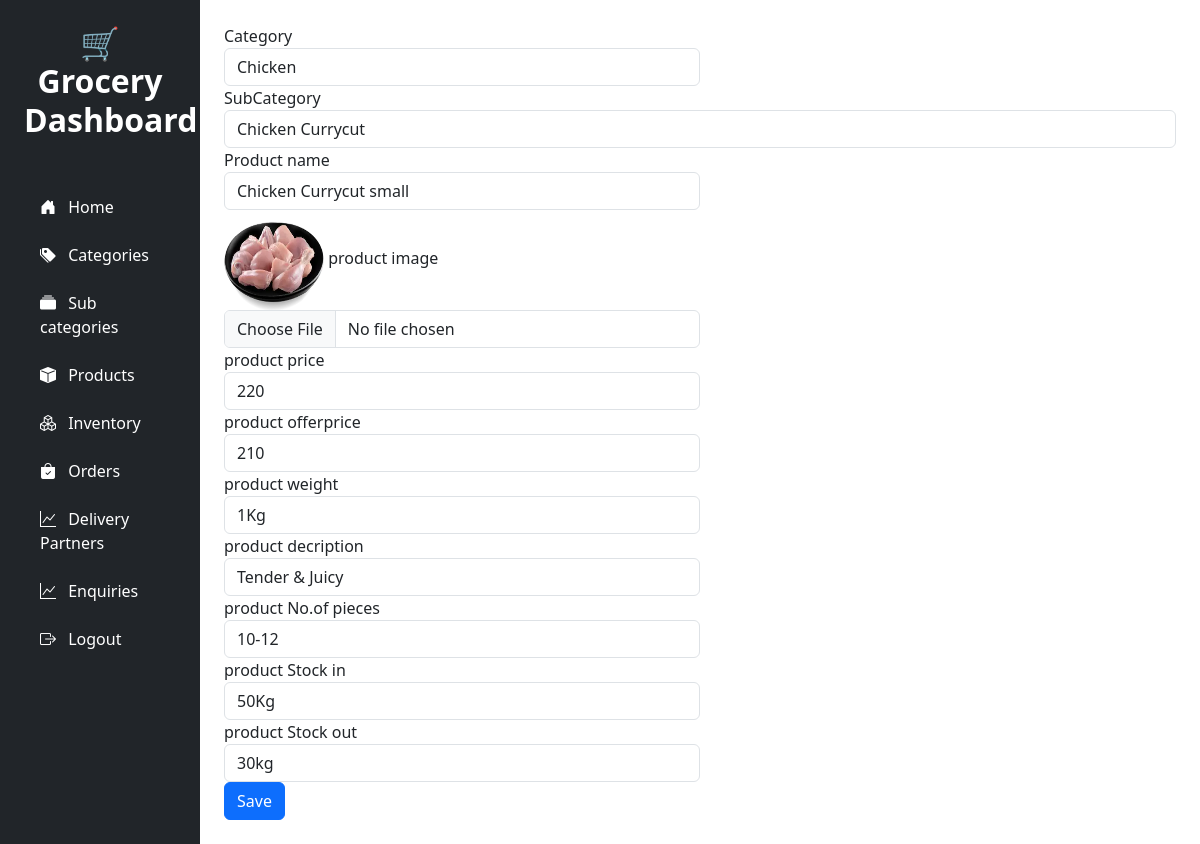
/edit_Products/1, run on the app's committed database.
### Grocerapp/models.py (models this page shows)
class tbl_Products(models.Model):
    Productname=models.CharField(max_length=45,null=True)
    Productimage=models.ImageField(upload_to="media",null=True)
    Productprice=models.CharField(max_length=40,null=True)
    Productofferprice=models.IntegerField(null=True)
    Productweight=models.CharField(max_length=40,null=True)
    Productdescription=models.CharField(max_length=150,null=True)
    ProductNumofpieces=models.CharField(max_length=20,null=True)
    ProductStockin=models.CharField(max_length=40,null=True)
    ProductStockout=models.CharField(max_length=40,null=True)
    category=models.ForeignKey(tbl_category, on_delete=models.CASCADE,null=True)
    SubCategory=models.ForeignKey(tbl_SubCategory, on_delete=models.CASCADE,null=True)

class tbl_category(models.Model):
    categoryname=models.CharField(max_length=35,null=True)
    categoryimage=models.ImageField(upload_to="media",null=True)
    categorystatus=models.CharField(max_length=40,null=True)

class tbl_SubCategory(models.Model):
    category = models.ForeignKey(tbl_category, on_delete=models.CASCADE)
    SubCategoryname=models.CharField(max_length=30,null=True)
    SubCategoryimage=models.ImageField(upload_to="media",null=True)
    SubCategorystatus=models.CharField(max_length=30,null=True)

### Grocerapp/views.py (the view)
# urls.py: path('edit_Products/<id>',views.edit_Products),
def edit_Products(request,id):
    data2=tbl_Products.objects.get(id=id)
    cat=tbl_category.objects.all()
    sub=tbl_SubCategory.objects.all()
    return render(request,'edit_Products.html',{'data2':data2,"cat":cat,"sub":sub})

### templates/edit_Products.html (shortened to what this page needs)
<!DOCTYPE html>
<html lang="en">
<head>
</head>
<body>
{% include 'navbar.html' %}
<form action="/update_products/{{data2.id}}" method="post" enctype="multipart/form-data">{% csrf_token %}
 <div class="form-group col-md-6">
      <label for="Category">Category</label>
      <select  class="form-control" id="Category" name="Category">
          <option value="{{data2.category.id}}">{{data2.category.categoryname}}</option>
      </select>
    </div>
    <div class="form-row">
      <label for="SubCategory">SubCategory</label>
      <select  class="form-control" id="SubCategory" name="SubCategory">
                    <option value="{{data2.SubCategory.id}}">{{data2.SubCategory.SubCategoryname}}</option>
      </select>
    </div>
                       <div class="form-row">
    <div class="form-group col-md-6">
      <label for="Productname">Product name</label>
      <input type="text" class="form-control" id="Productname" name="Product-name" value="{{data2.Productname}}">
    </div>
        <div class="form-row">
    <div class="form-group col-md-6">
        <img src="{{data2.Productimage.url}}" width="100" height="100">
      <label for="Productimage">product image</label>
      <input type="file" class="form-control" id="Productimage" name="Product-image">
    </div>
    <div class="form-group col-md-6">
      <label for="Productprice">product price</label>
      <input type="text" class="form-control" id="Productprice" name="Product-price" value="{{data2.Productprice}}">
    </div>
    <div class="form-group col-md-6">
      <label for="Productofferprice">product offerprice</label>
      <input type="text" class="form-control" id="Productofferprice" name="Product-offerprice" value="{{data2.Productofferprice}}">
    </div>
    <div class="form-group col-md-6">
      <label for="Productweight">product weight</label>
      <input type="text" class="form-control" id="Productweight" name="Product-weight" value="{{data2.Productweight}}">
    </div>
    <div class="form-group col-md-6">
      <label for="Productdescription">product decription</label>
      <input type="text" class="form-control" id="Productdescription" name="Product-description" value="{{data2.Productdescription}}">
    </div>
    <div class="form-group col-md-6">
      <label for="ProductNumofpieces">product No.of pieces</label>
      <input type="text" class="form-control" id="ProductNumofpieces" name="Product-Numofpieces" value="{{data2.ProductNumofpieces}}">
    </div>
    <div class="form-group col-md-6">
      <label for="ProductStockin">product Stock in</label>
      <input type="text" class="form-control" id="ProductStockin" name="Product-Stockin" value="{{data2.ProductStockin}}">
    </div>
    <div class="form-group col-md-6">
      <label for="ProductStockout">product Stock out</label>
      <input type="text" class="form-control" id="ProductStockout" name="Product-Stockout" value="{{data2.ProductStockout}}">
    </div>
            <div class="form-row">
    <div class="form-group col-md-4">
        <button type="submit" class="btn btn-primary">Save</button>
    </div>
            </div>
        </div>
            </div>
</form>
</body>
</html>

### data on the page
tbl_Products: Category "Chicken", SubCategory "Chicken Currycut", Product-name "Chicken Currycut small", Productimage (picture), Product-price "220", Product-offerprice "210", Product-weight "1Kg", Product-description "Tender & Juicy", Product-Numofpieces "10-12", Product-Stockin "50Kg", Product-Stockout "30kg"
